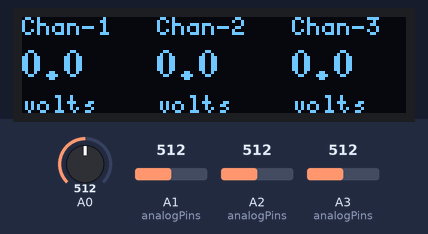
A sketch run on a simulated Arduino Uno, built with avr-gcc and run on an emulated ATmega328P. On the bench: 128×32 one-colour display. The test bench sets the inputs (shaded band); at power-on: A2 (analogPins) = 512, A1 (analogPins) = 512, A0 = 512, A3 (analogPins) = 512. Storage starts empty; what the sketch prints to the serial monitor is not drawn.

Above: at 3.2 s.
3.3 s: A2 (analogPins) set to 679
At 4.8 s:
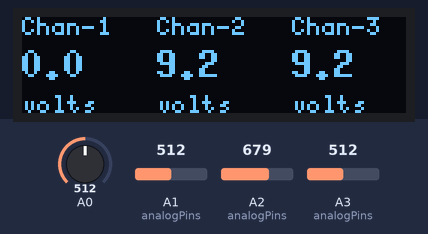
5.2 s: A2 (analogPins) set to 696
At 6.7 s:
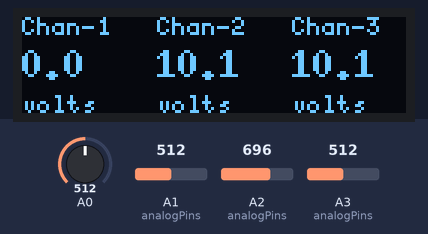
7.0 s: A1 (analogPins) set to 716
At 8.3 s:
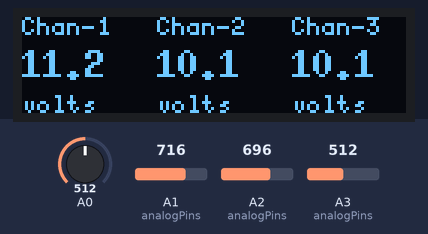
8.9 s: A0 set to 284
At 10.1 s:
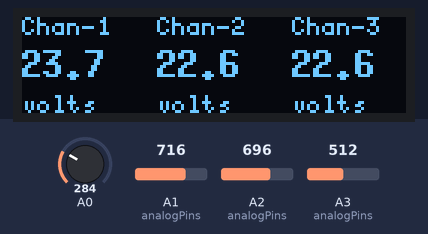
10.8 s: A0 set to 268
At 11.9 s:
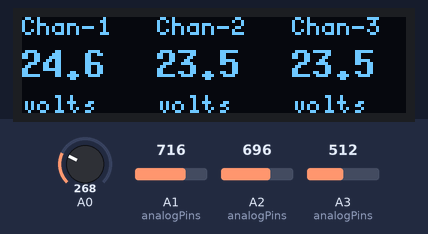
12.6 s: A1 (analogPins) set to 992
At 13.8 s:
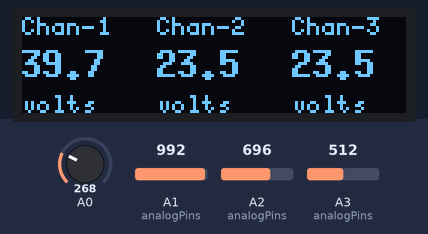
Timing chart, 0 to 15.5 s (numbered marks = the images above; inputs shaded):
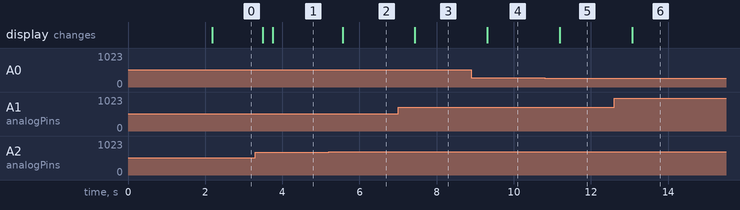

The sketch:

Spruce-Voltmeter--SD-Implimentation.ino
```cpp
/*
 * Code based on a project by Shahariar
 * Find the original project and Code @
 * https://create.arduino.cc/projecthub/PSoC_Rocks/arduino-negative-voltmeter-993902
 *
 */

// LIBRARIES
// i2c and u8g library for 1306 oled display
#include <Wire.h>
#include "U8glib.h"
#include <SD.h>
#include <SPI.h>

// CONSTANTS
// 25V Reader
#define R_LOW 100           // 100k or 10k resistor, 1%, smd1206, 1/10 watt
#define R_HIGH 5000         // 5M or 500k  resistor, 1%, smd1206, 1/10 watt

// 5V Reader
//#define R_LOW 500
//#define R_HIGH 5000

// 5V Reader with Small Bois
//#define R_LOW 100
//#define R_HIGH 1000

#define AREF 1.1            // Aref pin voltage
#define ADC_RESOLUTION 1023 // 10 bit ADC
#define SAMPSPER 150        // samples per read of analog pin for value averaging


U8GLIB_SSD1306_128X32 u8g(U8G_I2C_OPT_NONE);     // I2C OLED  Display instance

// measuring analog ins; for use with measureChannel() function
int analogPins[] = {A1, A2, A3};
int aPinsLength = 3;
int SIGFIGS = 6;           // How many figs to print/save

// File for Filing
File myFile;

// keep track of number of lines save in SD file
int linesWritten = 0;
int linesPerSave = 100;

// Variables for volty maths
long half_Aref = 0; // adc 0 for reading half AREF = 550mv, should read 512
//int dump = 0;       // discarding first adc conversion (only used for half_Aref
float voltVals[3];  // calculating measured voltVals from ADC ch 1-3

// control if Serial is used for printing/debugging
bool printSerial = true;

//////////////////////////////////////////////////////////
/// Oled Loop Draw Function ///
void draw(void) {
  // set font for text
  u8g.setFont(u8g_font_5x8);
  u8g.drawStr( 0, 6, "Chan-1   Chan-2   Chan-3");
  // set font for number
  u8g.setFont(u8g_font_7x13B);
  // pring voltages measured on OLED
  u8g.setPrintPos(0, 20);u8g.print(voltVals[0],1);
  u8g.setPrintPos(45, 20);u8g.print(voltVals[1],1);
  u8g.setPrintPos(90, 20);u8g.print(voltVals[1],1);
  // set font and print units
  u8g.setFont(u8g_font_5x8);
  u8g.drawStr( 0, 32, "volts    volts    volts");
}

//////////////////////////////////////////////////////////
void setup(void) {
  if (printSerial) {
    Serial.begin(9600);
    while(!Serial) {;}
  }

  if(!SD.begin(10)) { //10 is the pin our SD card reader is designed to speak to.
    if (printSerial) {
      Serial.println("Failure"); //sometimes fail message prints anyway
    }
    while(1);
  }
  if (printSerial) {
    Serial.println("Success! Moving on...");
  }


  /*
   * // lots of work for a file name
   * // stretch use: generate sequential filenames mid run in void loop()
   * if (String(fileNumber).length() < 4) {
   *   do cool stuff that replaces fileNameNumber code below
   * }
   */
  /*
  fileNameNumber = "000" + String(fileNumber);
  fileName = fileNamePrefix + fileNameNumber + fileNameSuffix;
  myFile = SD.open(fileName, FILE_WRITE);
  if (printSerial) {
    Serial.println("Opening SD file for writing of Data, Please: " + fileName);
  }
  */
  myFile = SD.open("Sample.txt", FILE_WRITE);
  if (printSerial) {
    Serial.print("Opening SD file for writing of Data, Please: ");
    Serial.println("Sample.txt");
  }
  delay(1000); // unnecessary debugging delay
  if (printSerial) {
    Serial.println("Moving On...");
  }

  // awesome code
  delay(500);                // delay for idk
  analogReference(INTERNAL); // set 1.1v internal reference
  delay(500);                // delay to stabilize aref voltage
  u8g.setRot180();           // change display orientation
}

//////////////////////////////////////////////////////////
void loop(void) {

  if (linesWritten < linesPerSave) {

    delay(5); // delay before using I2C OLED
    // refresh i2c oled with updated value
    u8g.firstPage();
    do {
      draw();
    }
    while( u8g.nextPage() );
    delay(5);

    // clear variables old value
    half_Aref = 0;

    //////////////////////////////////////////////////////////////////////
    /// Half AREF measurement ///
    int dump = analogRead(A0); // discard first adc convertion
    delay(10); // delay for channel switching stabilizaion

    // take 150 samples and add them up
    for (int i=0; i<SAMPSPER; i++)
    {
      half_Aref = half_Aref+analogRead(A0);
    }

    // average 150 samples for improved accuracy
    half_Aref = half_Aref/SAMPSPER;


    //////////////////////////////////////////////////////////////////////
    // measure each pin
    for (int i = 0; i < aPinsLength; i++) {
      voltVals[i] = measureChannel(analogPins[i], half_Aref);
    }

    // old volt measuring code died here, see FUNctions

    //////////////////////////////////////////////////////////////////////
    // Format string for Serial
    if (printSerial) {
      //Serial.println(String(voltVals[0]) + "\t" + String(voltVals[1]) + "\t" + String(voltVals[2]) + "\t" + String(half_Aref));
      Serial.print(voltVals[0], SIGFIGS);
      Serial.print("\t");
      Serial.print(voltVals[1], SIGFIGS);
      Serial.print("\t");
      Serial.print(voltVals[1], SIGFIGS);
      Serial.print("\t");
      Serial.println(half_Aref);
    }

    // Format string for saving on SD card
    if (myFile) {
      if (printSerial) {
        Serial.println("Attempting to Print to File");
      }
      //myFile.println(String(voltVals[0]) + ", " + String(voltVals[1]) + ", " + String(voltVals[2]) + ";");
      for (int i = 0; i < aPinsLength; i++) {
        if (i == aPinsLength - 1) {
          myFile.print(voltVals[i], SIGFIGS);
          myFile.println(";");
        }
        else {
          myFile.print(voltVals[i], SIGFIGS);
          myFile.print(", ");
        }
      }
    }
    else {
      if (printSerial) {
        Serial.println("Error sending data to SD card. Call for help.");
      }
    }
    linesWritten += 1;
  }
  // save current sd file, re-open same file a wait a bit
  else if (linesWritten >= linesPerSave) {
    if (printSerial) {
      Serial.println("Flusing current set of samples ...");
    }
    //myFile.close();
    myFile.flush();
    linesWritten = 0;
    delay(250); // delay for SD card to be ready for more writin' typing' and measurin'
    if (printSerial) {
      Serial.println("Moving On ...");
    }
  }
  // hopefully this never executes
  else {}
}

///////////////////////////////////////////////////////////////////////
// FUNctions!
///////////////////////////////////////////////////////////////////////

float measureChannel(int pin, long h_aref) {
  // measure an analog pin (as defined in analogPins[])
  // return adjusted voltage value v, a float
  long ch = 0;
  float v;
  int dump = analogRead(pin); // forget about that first read bay bee
  delay(10);
  for (int i = 0; i < SAMPSPER; i++) {
    ch = ch + analogRead(pin);
  }
  ch /= SAMPSPER;
  ch -= h_aref;
  v = ch *((R_LOW+R_HIGH)/R_LOW)*(AREF)/ADC_RESOLUTION;
  return v;
}
```

Measured:
- after the input at 3.3 s, the display: first changes after 0.19 s (image 1 shows a later state)
- after the input at 5.2 s, the display: changes after 0.36 s (image 2)
- after the input at 7.0 s, the display: changes after 0.43 s (image 3)
- after the input at 8.9 s, the display: changes after 0.41 s (image 4)
- after the input at 10.8 s, the display: changes after 0.39 s (image 5)
- after the input at 12.6 s, the display: changes after 0.47 s (image 6)
